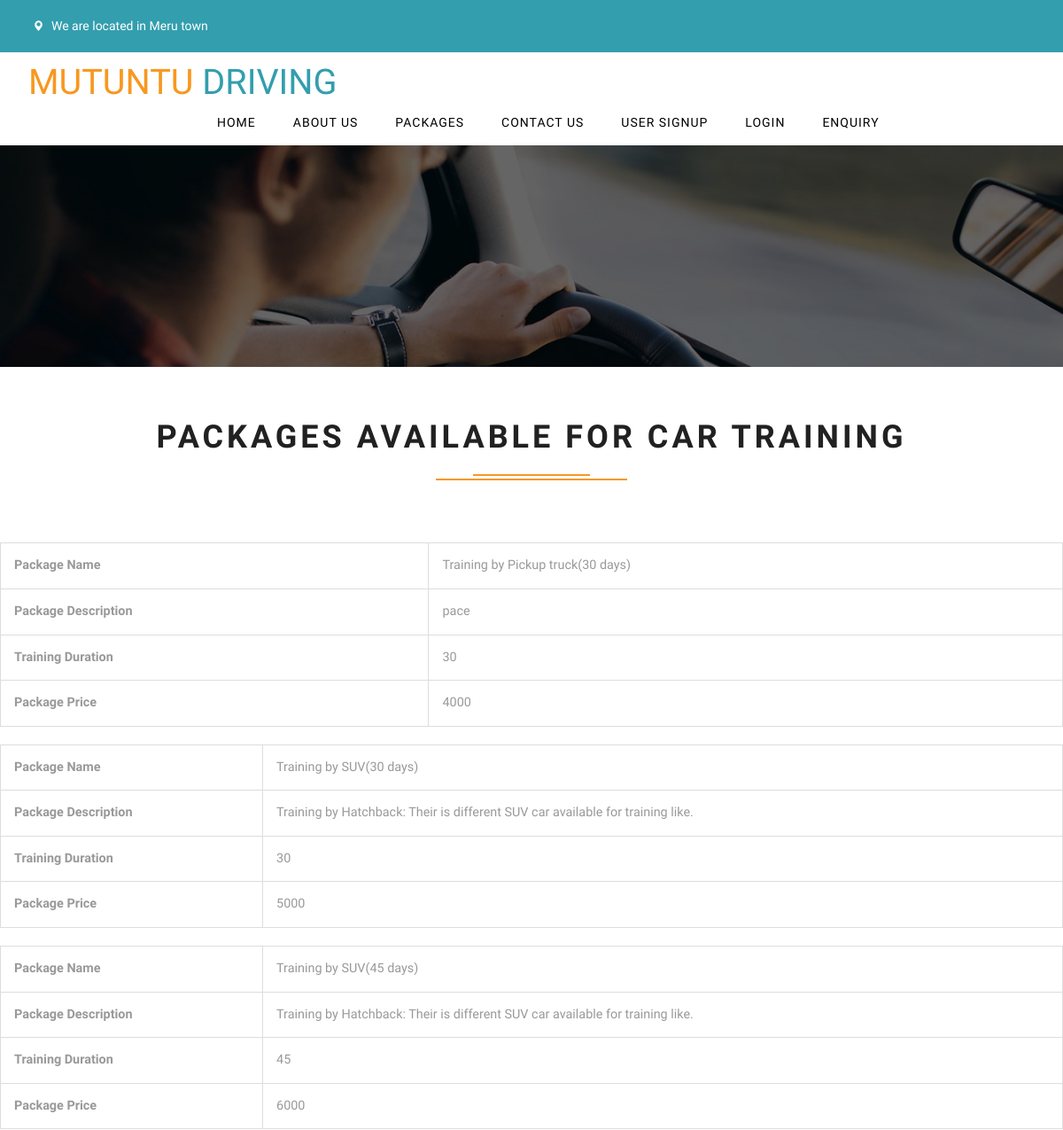
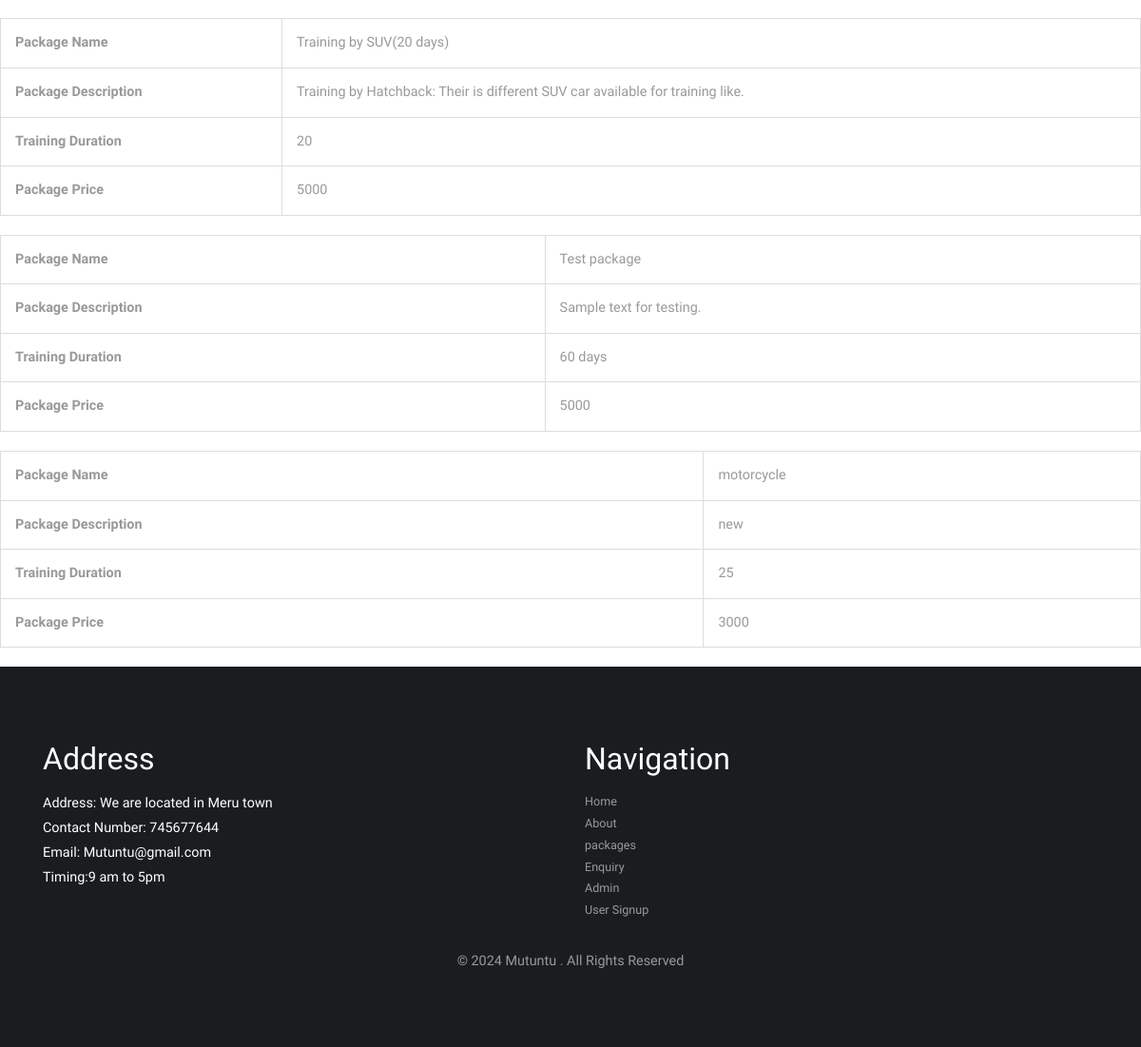
The page /packages.php on the database its author committed (2 pictures, top to bottom).
### tables this page shows
CREATE TABLE `tblpage` (
  `ID` int(10) NOT NULL,
  `PageType` varchar(200) DEFAULT NULL,
  `PageTitle` mediumtext DEFAULT NULL,
  `PageDescription` mediumtext DEFAULT NULL,
  `Email` varchar(200) DEFAULT NULL,
  `MobileNumber` bigint(10) DEFAULT NULL,
  `UpdationDate` date DEFAULT NULL,
  `Timing` varchar(200) NOT NULL
);

CREATE TABLE `tblpackages` (
  `ID` int(5) NOT NULL,
  `PackageName` varchar(120) DEFAULT NULL,
  `PackageDec` varchar(250) DEFAULT NULL,
  `PackageDuration` varchar(120) DEFAULT NULL,
  `PackagePrice` varchar(120) DEFAULT NULL,
  `PackageDate` timestamp NULL DEFAULT current_timestamp()
);

### packages.php (the view, shortened to what this page needs)
<?php
include('includes/dbconnection.php');
?>
<!DOCTYPE html>
<html lang="en">
<head>
<link href="css/bootstrap.css" rel="stylesheet" type="text/css" media="all" />
<link href="css/style.css" rel="stylesheet" type="text/css" media="all" />
<link href="css/font-awesome.css" rel="stylesheet">
</head>
<body>
	<?php include_once('includes/header.php');?>
	<div class="banner1">
	</div>
<div class="w3l-heading" style="padding-top: 60px">
	<h3 class="w3ls_head">Packages Available for Car Training</h3>
	</div>
 <?php
$ret=mysqli_query($con,"select * from  tblpackages");
while ($row=mysqli_fetch_array($ret)) {
?>
       <table border="1" class="table table-bordered mg-b-0">
<tr>
    <th>Package Name</th>
    <td><?php  echo $row['PackageName'];?></td>
  </tr>
   <tr>
    <th>Package Description</th>
    <td><?php  echo $row['PackageDec'];?></td>
  </tr>
<tr>
    <th>Training Duration</th>
    <td><?php  echo $row['PackageDuration'];?></td>
  </tr>
 <tr>
    <th>Package Price</th>
    <td><?php  echo $row['PackagePrice'];?></td>
  </tr>
</table>
<?php } ?>
	<?php include_once('includes/footer.php');?>
</body>
</html>

### includes/header.php (shortened to what this page needs)
<div class="header">
	<div class="header_left">
		<ul>
			<?php
			$ret = mysqli_query($con, "select * from tblpage where PageType='contactus' ");
			while ($row = mysqli_fetch_array($ret)) {
			?>
				<li><span class="glyphicon glyphicon-map-marker" aria-hidden="true"></span><?php echo $row['PageDescription']; ?></li>
			<?php } ?>
		</ul>
	</div>
	<div class="clearfix"></div>
</div>
<div class="header-bottom">
	<nav class="navbar navbar-default">
		<div class="navbar-header navbar-left">
			<h1><a class="navbar-brand" href="index.php"><span>MUTUNTU </span> DRIVING</a></h1>
		</div>
		<div class="collapse navbar-collapse navbar-right" id="bs-example-navbar-collapse-1">
			<nav class="link-effect-2" id="link-effect-2">
				<ul class="nav navbar-nav">
					<li><a href="index.php"><span data-hover="Home">Home</span></a></li>
					<li><a href="about.php"><span data-hover="About Us">About Us</span></a></li>
					<li><a href="packages.php"><span data-hover="Packages">Packages</span></a></li>
					<li><a href="contact-us.php"><span data-hover="Contact Us">Contact Us</span></a></li>
					<li><a href="users/signup.php"><span data-hover="User Signup">User Signup</span></a></li>
					<li><a href="users/index.php"><span data-hover="User Signup">Login</span></a></li>
					<li><a href="enquiry-form.php"><span data-hover="Enquiry">Enquiry</span></a></li>
				</ul>
			</nav>
		</div>
	</nav>
</div>

### includes/footer.php (shortened to what this page needs)
<div class="w3-agile-footer">
	<div class="container">
		<div class="footer-grids">
			<div class="col-md-6 footer-grid">
				<div class="footer-grid-heading">
					<h4>Address</h4>
				</div>
				<div class="footer-grid-info">
					<?php
					$ret = mysqli_query($con, "select * from tblpage where PageType='contactus' ");
					while ($row = mysqli_fetch_array($ret)) {
					?> <p style="color: white"> Address: <?php echo $row['PageDescription']; ?></p>
						<p style="color: white"> Contact Number: <?php echo $row['MobileNumber']; ?></p>
						<p style="color: white"> Email: <?php echo $row['Email']; ?></p>
						<p style="color: white">Timing:<?php echo $row['Timing']; ?></p>
					<?php } ?>
				</div>
			</div>
			<div class="col-md-6 footer-grid">
				<div class="footer-grid-heading">
					<h4>Navigation</h4>
				</div>
				<div class="footer-grid-info">
					<ul>
						<li><a href="index.php">Home</a></li>
						<li><a href="about.php">About</a></li>
						<li><a href="packages.php">packages</a></li>
						<li><a href="enquiry-form.php">Enquiry</a></li>
						<li><a href="admin/index.php">Admin</a></li>
						<li><a href="users/signup.php">User Signup</a></li>
					</ul>
				</div>
			</div>
			<div class="clearfix"> </div>
		</div>
		<div class="agileits-w3layouts-copyright">
			<p>© 2024 Mutuntu . All Rights Reserved</p>
		</div>
	</div>
</div>

### css/style.css (style rules this page uses)
html, body { font-size: 100%; font-family: 'Prompt', sans-serif; background:#ffffff; margin: 0; }
p,ul li,ol li { margin:0; font-size:14px; }
h1,h2,h3,h4,h5,h6 { font-family: 'Prompt', sans-serif; margin:0; }
ul,label { margin:0; padding:0; }
input[type="submit"],input[type="reset"],a,.w3_agileits_services1_grid1 { -webkit-transition: 0.5s ease-in; -moz-transition: 0.5s ease-in; -ms-transition: 0.5s ease-in; -o-transition: 0.5s ease-in; transition:0.5s ease-in; }
.header { background: #339eae; padding: 0.5em 2em; position:relative; }
.header_left { float: left; margin: 10px 0; }
.header_left ul li { color: #fff; list-style-type: none; font-size: 14px; display: inline-block; padding: 0px 12px 0px 0; }
.header_left ul li span { top: 1px; font-size: 12px; margin-right: 4px; padding: 4px 5px; border-radius: 3px; color: #fff; }
.banner1 { background:url(../images/banner.jpg) no-repeat 0px 0px; background-size:cover; -webkit-background-size:cover; -moz-background-size:cover; -o-background-size:cover; -ms-background-size:cover; min-height:250px; }
.navbar-default { background: none; border: none; }
.navbar { margin-bottom: 0; }
.navbar-collapse { padding: 0; }
.navbar-right { margin-right: 0; }
.navbar-default .navbar-nav > li > a { font-weight: 500; letter-spacing: 1px; }
.navbar-nav > li > a { margin: 0; padding:0 1.5em; text-transform: uppercase; }
nav.navbar.navbar-default { background: none; padding: 1em 2em; }
.navbar-right { float: left !important; margin: 0.7em 0 0 18em; }
.navbar-default .navbar-nav > li > a { color: #000; }
.navbar-default .navbar-brand,.navbar-default .navbar-brand:hover, .navbar-default .navbar-brand:focus { color: #339eae; }
.navbar-brand { height: 42px; padding: 0; font-size: 1.1em; line-height: 35px; }
.navbar-brand span { color: #f79820; }
.link-effect-2 a { overflow: hidden; font-weight: 400; }
.link-effect-2 a span { position: relative; display: inline-block; -moz-transition: 0.3s; -o-transition: 0.3s; -webkit-transition: 0.3s; transition: 0.3s; }
.link-effect-2 a span::before { color:#ec9114; position: absolute; top: 100%; content: attr(data-hover); -moz-transform: translate3d(0, 0, 0); -ms-transform: translate3d(0, 0, 0); -webkit-transform: translate3d(0, 0, 0); transform: translate3d(0, 0, 0); }
.w3ls_head { font-size: 36px; color: #212121; font-weight: 600; margin-bottom: 70px; letter-spacing: 4px; text-transform: uppercase; text-align: center; padding-bottom: .8em; position: relative; }
.w3ls_head:before, .w3ls_head:after { position: absolute; background:#f79820; height: 2px; content: ''; }
.w3ls_head:before { width: 11%; bottom: 8%; left: 44.5%; }
.w3ls_head:after { width: 18%; right: 41%; bottom: 0%; }
.w3-agile-footer { background: #191d20; padding: 5em 0; }
.footer-grid-heading h4 { color: #ffffff; font-size: 2em; margin: 0; }
.footer-grid-info,.w3agile_footer_grid_list { margin: 1em 0 0 0; }
.footer-grid-info p { margin: 0; font-size: .9em; color: #999999; line-height: 1.8em; }
.footer-grid-info ul { padding:0; margin:0; }
.footer-grid-info ul li { display:block; }
.footer-grid-info ul li a { font-size: .9em; color: #999999; line-height: 1.8em; text-decoration: none; }
.agileits-w3layouts-copyright { text-align: center; margin: 2em 0 0 0; }
.agileits-w3layouts-copyright p { margin: 0; font-size: .9em; color: #999999; }
.glyphicon { position: relative; top: 1px; display: inline-block; font-family: 'Glyphicons Halflings'; font-style: normal; font-weight: 400; line-height: 1; -webkit-font-smoothing: antialiased; -moz-osx-font-smoothing: grayscale; color: #777; }
.table > thead > tr > th, .table > tbody > tr > th, .table > tfoot > tr > th, .table > thead > tr > td, .table > tbody > tr > td, .table > tfoot > tr > td { border-top: none !important; }
.table td, .table>tbody>tr>td, .table>tbody>tr>th, .table>tfoot>tr>td, .table>tfoot>tr>th, .table>thead>tr>td, .table>thead>tr>th { padding: 15px!important; }
.table > thead > tr > th, .table > tbody > tr > th, .table > tfoot > tr > th, .table > thead > tr > td, .table > tbody > tr > td, .table > tfoot > tr > td { font-size: 0.9em; color: #999; border-top: none !important; }
@media (max-width: 1280px) { .navbar-right { margin: 0.7em 0 0 12em; } }

### rows shown on the page
tblpage: PageDescription "We are located in Meru town", MobileNumber "745677644", Email "Mutuntu@gmail.com", Timing "9 am to 5pm"
tblpackages: PackageName "Training by Pickup truck(30 days)", PackageDec "pace", PackageDuration "30", PackagePrice "4000"
tblpackages: PackageName "Training by SUV(30 days)", PackageDec "Training by Hatchback: Their is different SUV car available for training like.", PackageDuration "30", PackagePrice "5000"
tblpackages: PackageName "Training by SUV(45 days)", PackageDec "Training by Hatchback: Their is different SUV car available for training like.", PackageDuration "45", PackagePrice "6000"
tblpackages: PackageName "Training by SUV(20 days)", PackageDec "Training by Hatchback: Their is different SUV car available for training like.", PackageDuration "20", PackagePrice "5000"
tblpackages: PackageName "Test package", PackageDec "Sample text for testing.", PackageDuration "60 days", PackagePrice "5000"
tblpackages: PackageName "motorcycle", PackageDec "new", PackageDuration "25", PackagePrice "3000"
